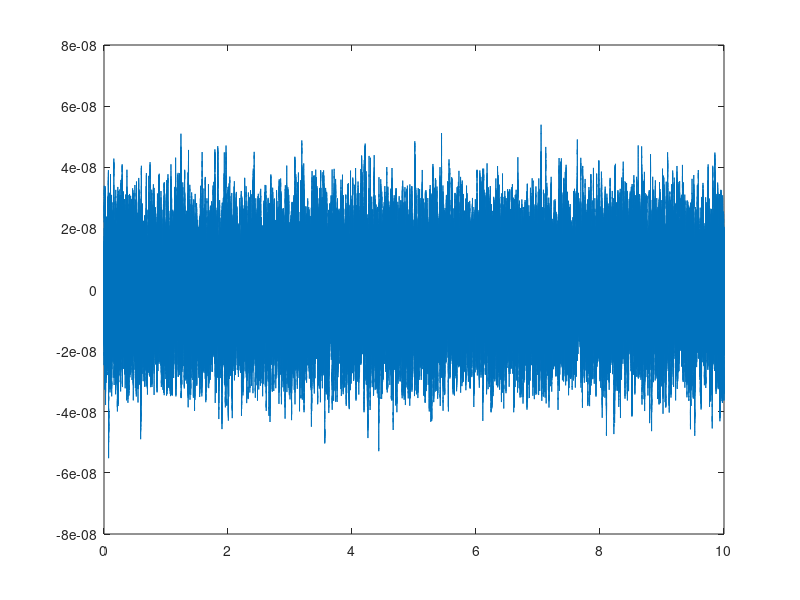

MATLAB code to generate this figure: (Note: this script raises an error after producing the figure.)

% Simple brownian dynamics simulation

% Simulate the brownian twist dynamics of a rotor bead
pN = 1E-12;
nm = 1E-9;
kbT = 4.07*pN*nm;
eta = 0.001;
C = 410*pN*nm*nm;
% L = 0.34*nm*[450 450 800 3400];
L = 0.34*nm*450;

tmax = 10;
dt = 10E-6;
t = dt:dt:tmax;

theta = zeros(numel(t),numel(L));

% r_bead = 0.5*[75 140 300 700]*nm;
% r_bead = 0.5*75*nm;

for k=1:numel(L)
    
%     kappa = C/L(k);
    kappa = 2.87E-5;
    gamma_bead = 1.78E-8;
%     gamma_bead = 14*pi*eta*r_bead(k)^3;

    inv_gamma_bead = 1/gamma_bead;
    
    thermaltorque = sqrt(2*gamma_bead*kbT/dt)*randn(numel(t),1);
    
    for i=2:numel(t)
        thetadot = (-kappa*theta(i-1,k) + thermaltorque(i))*inv_gamma_bead;
        theta(i,k) = theta(i-1,k) + thetadot*dt;
    end
    
    [psd(:,k) f(:,k)] = pwelch(theta(:,k),[],[],[],1/dt);
    
    plot(t,theta); hold all;
    plot(t,zplp(theta,1/dt,1),'k','linewidth',2);
    
end

% 
